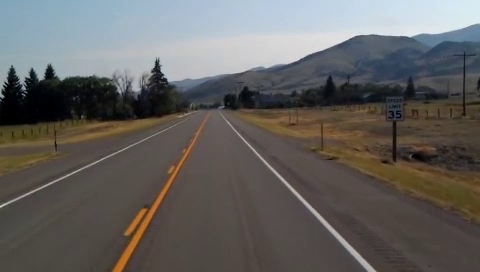
#> input picture frame 67 of video.mp4, 480 x 272 px
$ python python.py
#> lines starting #> are read from the running program, lines starting #| are printed output that depends on the picture; after the words box and inside, x2 and y2 are one past the last pixel; in counts of white or black regions, pixels touching at a corner belong together
import cv2
import numpy as np

def grayscale(image): return cv2.cvtColor(image, cv2.COLOR_BGR2GRAY)
def gaussian_blur(image, kernel_size): return cv2.GaussianBlur(image, (kernel_size, kernel_size), 0)
def canny(image, low_threshold, high_threshold): return cv2.Canny(image, low_threshold, high_threshold)

def region_of_interest(image, vertices):
    mask = np.zeros_like(image)
    cv2.fillPoly(mask, vertices, 255)
    return cv2.bitwise_and(image, mask)

def get_birds_eye_view(image):
    h, w = image.shape[:2]
    src = np.float32([
        [200, h],
        [w - 200, h],
        [w // 2 + 70, int(h * 0.62)],
        [w // 2 - 70, int(h * 0.62)]
    ])
    dst = np.float32([
        [300, h],
        [w - 300, h],
        [w - 300, 0],
        [300, 0]
    ])
    M = cv2.getPerspectiveTransform(src, dst)
    Minv = cv2.getPerspectiveTransform(dst, src)
    warped = cv2.warpPerspective(image, M, (w, h), flags=cv2.INTER_LINEAR)
    return warped, Minv

def fit_curved_lanes(binary_warped):
    histogram = np.sum(binary_warped[binary_warped.shape[0]//2:, :], axis=0)
    midpoint = int(histogram.shape[0] // 2)
    leftx_base = np.argmax(histogram[:midpoint])
    rightx_base = np.argmax(histogram[midpoint:]) + midpoint

    nwindows = 10
    window_height = int(binary_warped.shape[0] // nwindows)

    nonzero = binary_warped.nonzero()
    nonzeroy = np.array(nonzero[0])
    nonzerox = np.array(nonzero[1])

    leftx_current = leftx_base
    rightx_current = rightx_base
    margin = 60
    minpix = 30

    left_lane_inds = []
    right_lane_inds = []

    for window in range(nwindows):
        win_y_low = binary_warped.shape[0] - (window + 1) * window_height
        win_y_high = binary_warped.shape[0] - window * window_height
        win_xleft_low = leftx_current - margin
        win_xleft_high = leftx_current + margin
        win_xright_low = rightx_current - margin
        win_xright_high = rightx_current + margin

        good_left_inds = ((nonzeroy >= win_y_low) & (nonzeroy < win_y_high) &
                          (nonzerox >= win_xleft_low) & (nonzerox < win_xleft_high)).nonzero()[0]
        good_right_inds = ((nonzeroy >= win_y_low) & (nonzeroy < win_y_high) &
                           (nonzerox >= win_xright_low) & (nonzerox < win_xright_high)).nonzero()[0]

        left_lane_inds.append(good_left_inds)
        right_lane_inds.append(good_right_inds)

        if len(good_left_inds) > minpix: leftx_current = int(np.mean(nonzerox[good_left_inds]))
        if len(good_right_inds) > minpix: rightx_current = int(np.mean(nonzerox[good_right_inds]))

    try:
        left_lane_inds = np.concatenate(left_lane_inds)
        right_lane_inds = np.concatenate(right_lane_inds)
    except ValueError:
        return None, None

    leftx, lefty = nonzerox[left_lane_inds], nonzeroy[left_lane_inds]
    rightx, righty = nonzerox[right_lane_inds], nonzeroy[right_lane_inds]

    if len(leftx) > 50 and len(rightx) > 50:
        left_fit = np.polyfit(lefty, leftx, 2)
        right_fit = np.polyfit(righty, rightx, 2)
        return left_fit, right_fit
    return None, None

def draw_curved_lanes(image, warped, left_fit, right_fit, Minv):
    if left_fit is None or right_fit is None: return image

    ploty = np.linspace(0, image.shape[0]-1, image.shape[0])
    left_fitx = left_fit[0]*ploty**2 + left_fit[1]*ploty + left_fit[2]
    right_fitx = right_fit[0]*ploty**2 + right_fit[1]*ploty + right_fit[2]

    warp_zero = np.zeros_like(warped).astype(np.uint8)
    color_warp = np.dstack((warp_zero, warp_zero, warp_zero))

    pts_left = np.array([np.transpose(np.vstack([left_fitx, ploty]))])
    pts_right = np.array([np.flipud(np.transpose(np.vstack([right_fitx, ploty])))])
    pts = np.hstack((pts_left, pts_right))

    cv2.fillPoly(color_warp, np.int32([pts]), (0, 255, 0))
    newwarp = cv2.warpPerspective(color_warp, Minv, (image.shape[1], image.shape[0]))

    mask = np.zeros_like(newwarp)
    mask[int(image.shape[0]*0.62):, :] = 255
    newwarp = cv2.bitwise_and(newwarp, mask)

    return cv2.addWeighted(image, 1, newwarp, 0.3, 0)

def process_image(image):
    gray = grayscale(image)
    blur = gaussian_blur(gray, 5)
    edges = canny(blur, 40, 100)

    h, w = image.shape[:2]
    vertices = np.array([[(50, h), (w//2-60, int(h*0.62)), (w//2+60, int(h*0.62)), (w-50, h)]], dtype=np.int32)
    roi = region_of_interest(edges, vertices)

    warped_roi, Minv = get_birds_eye_view(roi)
    left_fit, right_fit = fit_curved_lanes(warped_roi)
    result = draw_curved_lanes(image, warped_roi, left_fit, right_fit, Minv)
    return result

def main():
    video_path = 'video.mp4'
    cap = cv2.VideoCapture(video_path)
    if not cap.isOpened():
        print("Error: Could not open video file.")
        return

    playback_speed = 0.5
    fps = cap.get(cv2.CAP_PROP_FPS)
    if fps == 0 or np.isnan(fps): fps = 30
    delay = int((1.0 / playback_speed) * (1000.0 / fps))

    frame_width = int(cap.get(cv2.CAP_PROP_FRAME_WIDTH))
    frame_height = int(cap.get(cv2.CAP_PROP_FRAME_HEIGHT))

    # This block automatically records and stores your video
    fourcc = cv2.VideoWriter_fourcc(*'mp4v')
    out = cv2.VideoWriter('output_curved_lane.mp4', fourcc, fps, (frame_width, frame_height))

    print("Processing video and saving output...")

    while cap.isOpened():
        ret, frame = cap.read()
#> frame is the input picture: shape (272, 480, 3); mean B, G, R 95.7, 97.6, 99.8
        if ret:
            processed_frame = process_image(frame)
#> in canny, `def canny(image, low_threshold, high_threshold): return cv2.Canny(imag..`:
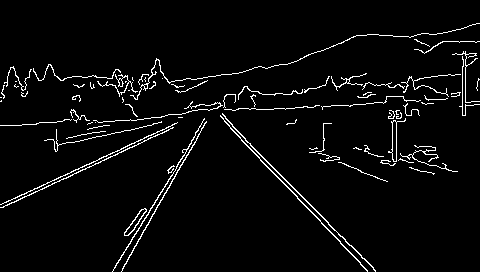
#> returned value: shape (272, 480); 3.9% white in thin lines or dots
#> in region_of_interest, `cv2.fillPoly(mask, vertices, 255)`:
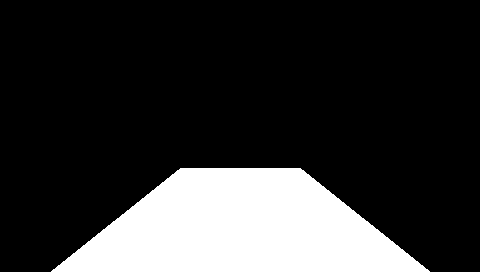
#> mask: shape (272, 480); 19.9% white; 1 white region, box (x1, y1, x2, y2) and area: (51, 168, 430, 272) 26026
#> in region_of_interest, `return cv2.bitwise_and(image, mask)`:
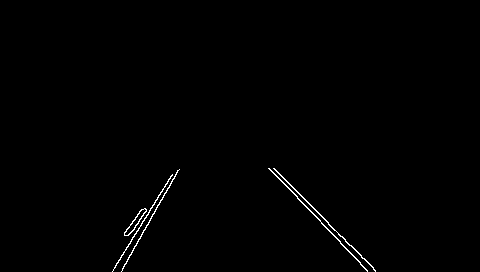
#> returned value: shape (272, 480); 0.62% white in thin lines or dots, all inside (x1, y1, x2, y2) = (112, 168, 376, 272)
#> in get_birds_eye_view, `warped = cv2.warpPerspective(image, M, (w, h), flags=cv2.INTER_LINEAR)`:
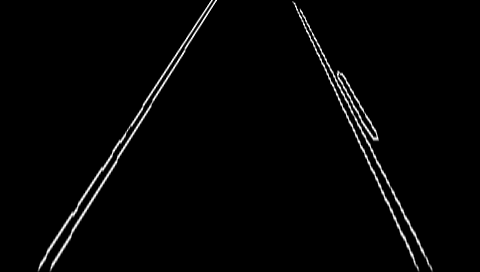
#> warped: shape (272, 480); min 0, max 255, mean 4.8
#> in process_image, `warped_roi, Minv = get_birds_eye_view(roi)`: Minv = [[-1.17, 0.662, 520], [-1.89e-16, 1.13, 168], [-9.87e-19, 0.00276, 1]]
#> in fit_curved_lanes, `histogram = np.sum(binary_warped[binary_warped.shape[0]//2:, :], axis=0)`: histogram = 480 values, max 3023 at index 377, min 0 at index 0, mean 665.5
#> in fit_curved_lanes, `leftx_base = np.argmax(histogram[:midpoint])`: leftx_base = 60
#> in fit_curved_lanes, `rightx_base = np.argmax(histogram[midpoint:]) + midpoint`: rightx_base = 377
#> in fit_curved_lanes, `nonzero = binary_warped.nonzero()`: nonzero = 4877 positions, rows 0 to 271, columns 37 to 433
#> in fit_curved_lanes, `nonzeroy = np.array(nonzero[0])`: nonzeroy = 4877 values from 0 to 271
#> in fit_curved_lanes, `nonzerox = np.array(nonzero[1])`: nonzerox = 4877 values, max 433 at index 4876, min 37 at index 4841, mean 242.8
#> in fit_curved_lanes, `leftx_current = leftx_base`: leftx_current = 60
#> in fit_curved_lanes, `rightx_current = rightx_base`: rightx_current = 377
#> the loop in fit_curved_lanes, `for window in range(nwindows):` made 10 passes
#> (win_xleft_low, win_xleft_high, win_xright_low, win_xright_high, leftx_current, rightx_current) on passes 1 to 10: (0, 120, 317, 437, 51, 418), (-9, 111, 358, 478, 66, 406), (6, 126, 346, 466, 83, 393), (23, 143, 333, 453, 100, 380), (40, 160, 320, 440, 118, 368), (58, 178, 308, 428, 135, 360), (75, 195, 300, 420, 152, 346), (92, 212, 286, 406, 169, 332), (109, 229, 272, 392, 186, 314), (126, 246, 254, 374, 203, 301)
#> after the loop in fit_curved_lanes, `for window in range(nwindows):`: left_lane_inds = 10 items
#> in fit_curved_lanes, `left_lane_inds = np.concatenate(left_lane_inds)`: left_lane_inds = 2413 values, max 4870 at index 265, min 12 at index 2235, mean 2527
#> in fit_curved_lanes, `right_lane_inds = np.concatenate(right_lane_inds)`: right_lane_inds = 2452 values, max 4876 at index 207, min 18 at index 2316, mean 2362.3
#> in fit_curved_lanes, `leftx, lefty = nonzerox[left_lane_inds], nonzeroy[left_lane_inds]`: leftx = 2413 values, max 215 at index 2240, min 37 at index 248, mean 119.9; lefty = 2413 values, max 271 at index 260, min 2 at index 2235, mean 147.2
#> in fit_curved_lanes, `rightx, righty = nonzerox[right_lane_inds], nonzeroy[right_lane_inds]`: rightx = 2452 values, max 433 at index 207, min 292 at index 2316, mean 363.9; righty = 2452 values, max 271 at index 202, min 2 at index 2316, mean 138.7
#> in fit_curved_lanes, `left_fit = np.polyfit(lefty, leftx, 2)`: left_fit = [1.88e-05, -0.638, 213.3]
#> in fit_curved_lanes, `right_fit = np.polyfit(righty, rightx, 2)`: right_fit = [-0.000355, 0.574, 292.9]
#> in process_image, `left_fit, right_fit = fit_curved_lanes(warped_roi)`: left_fit = [1.88e-05, -0.638, 213.3]; right_fit = [-0.000355, 0.574, 292.9]
#> in draw_curved_lanes, `left_fitx = left_fit[0]*ploty**2 + left_fit[1]*ploty + left_fit[2]`: left_fitx = 272 values, max 213.3 at index 0, min 41.71 at index 271, mean 127.3
#> in draw_curved_lanes, `right_fitx = right_fit[0]*ploty**2 + right_fit[1]*ploty + right_fit[2]`: right_fitx = 272 values from 292.9 to 422.3
#> in draw_curved_lanes, `pts_left = np.array([np.transpose(np.vstack([left_fitx, ploty]))])`: pts_left = 272 pairs, first value 41.71 to 213.3, second value 0 to 271
#> in draw_curved_lanes, `pts_right = np.array([np.flipud(np.transpose(np.vstack([right_fitx, pl..`: pts_right = 272 pairs, first value 292.9 to 422.3, second value 0 to 271
#> in draw_curved_lanes, `pts = np.hstack((pts_left, pts_right))`: pts = 544 pairs, first value 41.71 to 422.3, second value 0 to 271
#> in draw_curved_lanes, `cv2.fillPoly(color_warp, np.int32([pts]), (0, 255, 0))`:
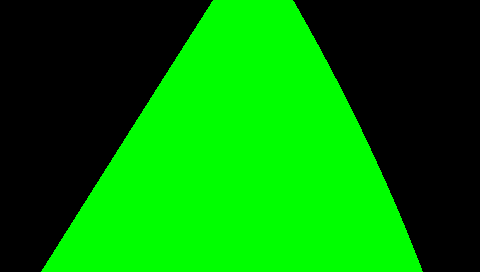
#> color_warp: shape (272, 480, 3); mean of channels 0, 1, 2 0, 125.2, 0; drawn as B, G, R
#> in draw_curved_lanes, `newwarp = cv2.warpPerspective(color_warp, Minv, (image.shape[1], image..`:
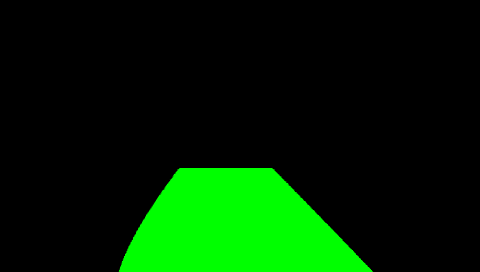
#> newwarp: shape (272, 480, 3); mean of channels 0, 1, 2 0, 36.1, 0; drawn as B, G, R
#> in draw_curved_lanes, `return cv2.addWeighted(image, 1, newwarp, 0.3, 0)`:
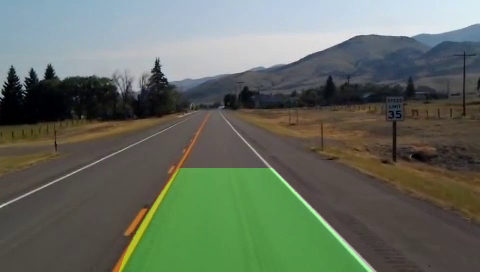
#> returned value: shape (272, 480, 3); mean of channels 0, 1, 2 95.7, 108.4, 99.8; drawn as B, G, R
            out.write(processed_frame)  # Saves the frame to your disk

            cv2.imshow('Advanced Curved Lane Tracking', processed_frame)
            if cv2.waitKey(max(0.5, delay)) & 0xFF == ord('q'): break
#> (key q is pressed here)
        else: break

    cap.release()
    out.release()  # Closes the file safely
    cv2.destroyAllWindows()
    print("Success! Your output video is saved as 'output_curved_lane.mp4'.")

if __name__ == '__main__': main()

$ run again, starting later in the video
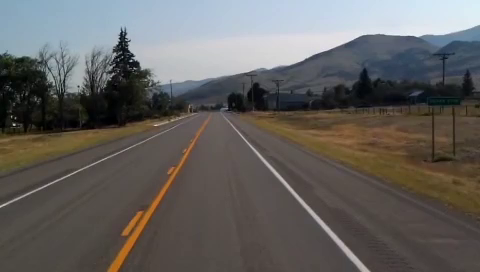
#> input picture frame 302 of video.mp4, 480 x 272 px
#> in main, frame is the input picture: shape (272, 480, 3); mean B, G, R 94.8, 97.1, 99.6
#> mask: shape (272, 480); 19.9% white; 1 white region, box (x1, y1, x2, y2) and area: (51, 168, 430, 272) 26026
#> in get_birds_eye_view, `warped = cv2.warpPerspective(image, M, (w, h), flags=cv2.INTER_LINEAR)`:
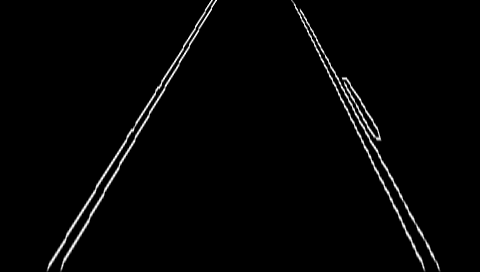
#> warped: shape (272, 480); min 0, max 255, mean 4.7
#> in process_image, `warped_roi, Minv = get_birds_eye_view(roi)`: Minv = [[-1.17, 0.662, 520], [-1.89e-16, 1.13, 168], [-9.87e-19, 0.00276, 1]]
#> histogram = 480 values, max 3031 at index 379, min 0 at index 0, mean 657.7
#> leftx_base = 66
#> rightx_base = 379
#> nonzero = 4811 positions, rows 0 to 271, columns 46 to 440
#> nonzeroy = 4811 values from 0 to 271
#> nonzerox = 4811 values, max 440 at index 4786, min 46 at index 4775, mean 249
#> in fit_curved_lanes, `leftx_current = leftx_base`: leftx_current = 66
#> in fit_curved_lanes, `rightx_current = rightx_base`: rightx_current = 379
#> the loop in fit_curved_lanes, `for window in range(nwindows):` made 10 passes
#> (win_xleft_low, win_xleft_high, win_xright_low, win_xright_high, leftx_current, rightx_current) on passes 1 to 8: (6, 126, 319, 439, 60, 425), (0, 120, 365, 485, 75, 412), (15, 135, 352, 472, 91, 399), (31, 151, 339, 459, 107, 385), (47, 167, 325, 445, 123, 372), (63, 183, 312, 432, 139, 363), (79, 199, 303, 423, 155, 348), (95, 215, 288, 408, 172, 332)
#> after the loop in fit_curved_lanes, `for window in range(nwindows):`: left_lane_inds = 10 items
#> in fit_curved_lanes, `left_lane_inds = np.concatenate(left_lane_inds)`: left_lane_inds = 2350 values, max 4804 at index 262, min 15 at index 2178, mean 2487.2
#> in fit_curved_lanes, `right_lane_inds = np.concatenate(right_lane_inds)`: right_lane_inds = 2437 values, max 4808 at index 203, min 21 at index 2302, mean 2331.7
#> leftx = 2350 values, max 215 at index 2183, min 46 at index 245, mean 125.4; lefty = 2350 values, max 271 at index 257, min 2 at index 2178, mean 147.2
#> rightx = 2437 values, max 438 at index 165, min 292 at index 2302, mean 367.6; righty = 2437 values, max 271 at index 200, min 2 at index 2302, mean 139.1
#> in fit_curved_lanes, `left_fit = np.polyfit(lefty, leftx, 2)`: left_fit = [2.21e-05, -0.604, 213.6]
#> in fit_curved_lanes, `right_fit = np.polyfit(righty, rightx, 2)`: right_fit = [-0.000362, 0.604, 292.4]
#> in process_image, `left_fit, right_fit = fit_curved_lanes(warped_roi)`: left_fit = [2.21e-05, -0.604, 213.6]; right_fit = [-0.000362, 0.604, 292.4]
#> left_fitx = 272 values, max 213.6 at index 0, min 51.63 at index 271, mean 132.4
#> right_fitx = 272 values from 292.4 to 429.4
#> pts_left = 272 pairs, first value 51.63 to 213.6, second value 0 to 271
#> pts_right = 272 pairs, first value 292.4 to 429.4, second value 0 to 271
#> pts = 544 pairs, first value 51.63 to 429.4, second value 0 to 271
#> in draw_curved_lanes, `return cv2.addWeighted(image, 1, newwarp, 0.3, 0)`:
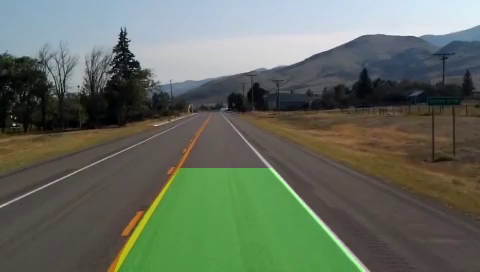
#> returned value: shape (272, 480, 3); mean of channels 0, 1, 2 94.8, 107.9, 99.6; drawn as B, G, R

$ run again, starting later in the video
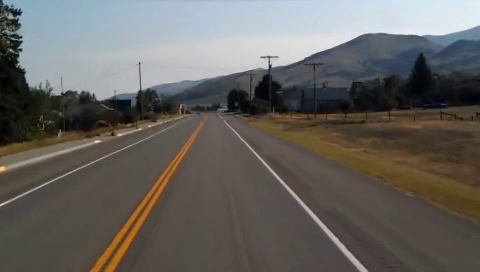
#> input picture frame 537 of video.mp4, 480 x 272 px
#> in main, frame is the input picture: shape (272, 480, 3); mean B, G, R 95.8, 99.3, 102.1
#> mask: shape (272, 480); 19.9% white; 1 white region, box (x1, y1, x2, y2) and area: (51, 168, 430, 272) 26026
#> in get_birds_eye_view, `warped = cv2.warpPerspective(image, M, (w, h), flags=cv2.INTER_LINEAR)`:
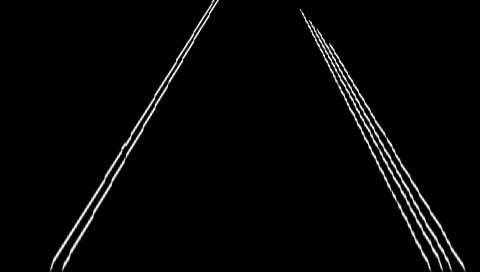
#> warped: shape (272, 480); min 0, max 255, mean 6.1
#> in process_image, `warped_roi, Minv = get_birds_eye_view(roi)`: Minv = [[-1.17, 0.662, 520], [-1.89e-16, 1.13, 168], [-9.87e-19, 0.00276, 1]]
#> histogram = 480 values, max 4432 at index 428, min 0 at index 0, mean 969.7
#> leftx_base = 69
#> rightx_base = 428
#> nonzero = 6189 positions, rows 0 to 271, columns 49 to 466
#> nonzeroy = 6189 values from 0 to 271
#> nonzerox = 6189 values, max 466 at index 6188, min 49 at index 6136, mean 286.9
#> in fit_curved_lanes, `leftx_current = leftx_base`: leftx_current = 69
#> in fit_curved_lanes, `rightx_current = rightx_base`: rightx_current = 428
#> the loop in fit_curved_lanes, `for window in range(nwindows):` made 10 passes
#> (win_xleft_low, win_xleft_high, win_xright_low, win_xright_high, leftx_current, rightx_current) on passes 1 to 8: (9, 129, 368, 488, 62, 441), (2, 122, 381, 501, 77, 427), (17, 137, 367, 487, 93, 412), (33, 153, 352, 472, 109, 397), (49, 169, 337, 457, 125, 381), (65, 185, 321, 441, 141, 367), (81, 201, 307, 427, 157, 352), (97, 217, 292, 412, 173, 337)
#> after the loop in fit_curved_lanes, `for window in range(nwindows):`: left_lane_inds = 10 items
#> in fit_curved_lanes, `left_lane_inds = np.concatenate(left_lane_inds)`: left_lane_inds = 2360 values, max 6176 at index 248, min 12 at index 2175, mean 2961.9
#> in fit_curved_lanes, `right_lane_inds = np.concatenate(right_lane_inds)`: right_lane_inds = 3817 values, max 6188 at index 456, min 56 at index 3731, mean 3185.4
#> leftx = 2360 values, max 217 at index 2180, min 49 at index 231, mean 127.6; lefty = 2360 values, max 271 at index 243, min 2 at index 2175, mean 146.5
#> rightx = 3817 values, max 466 at index 456, min 299 at index 3731, mean 385.6; righty = 3817 values, max 271 at index 445, min 8 at index 3731, mean 156.2
#> in fit_curved_lanes, `left_fit = np.polyfit(lefty, leftx, 2)`: left_fit = [1.56e-05, -0.6, 215.1]
#> in fit_curved_lanes, `right_fit = np.polyfit(righty, rightx, 2)`: right_fit = [-7.43e-05, 0.579, 297.4]
#> in process_image, `left_fit, right_fit = fit_curved_lanes(warped_roi)`: left_fit = [1.56e-05, -0.6, 215.1]; right_fit = [-7.43e-05, 0.579, 297.4]
#> left_fitx = 272 values, max 215.1 at index 0, min 53.73 at index 271, mean 134.2
#> right_fitx = 272 values from 297.4 to 448.7
#> pts_left = 272 pairs, first value 53.73 to 215.1, second value 0 to 271
#> pts_right = 272 pairs, first value 297.4 to 448.7, second value 0 to 271
#> pts = 544 pairs, first value 53.73 to 448.7, second value 0 to 271
#> in draw_curved_lanes, `return cv2.addWeighted(image, 1, newwarp, 0.3, 0)`:
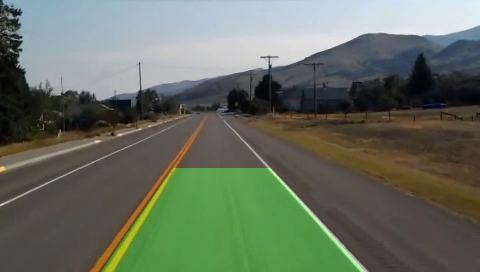
#> returned value: shape (272, 480, 3); mean of channels 0, 1, 2 95.8, 110.3, 102.1; drawn as B, G, R
